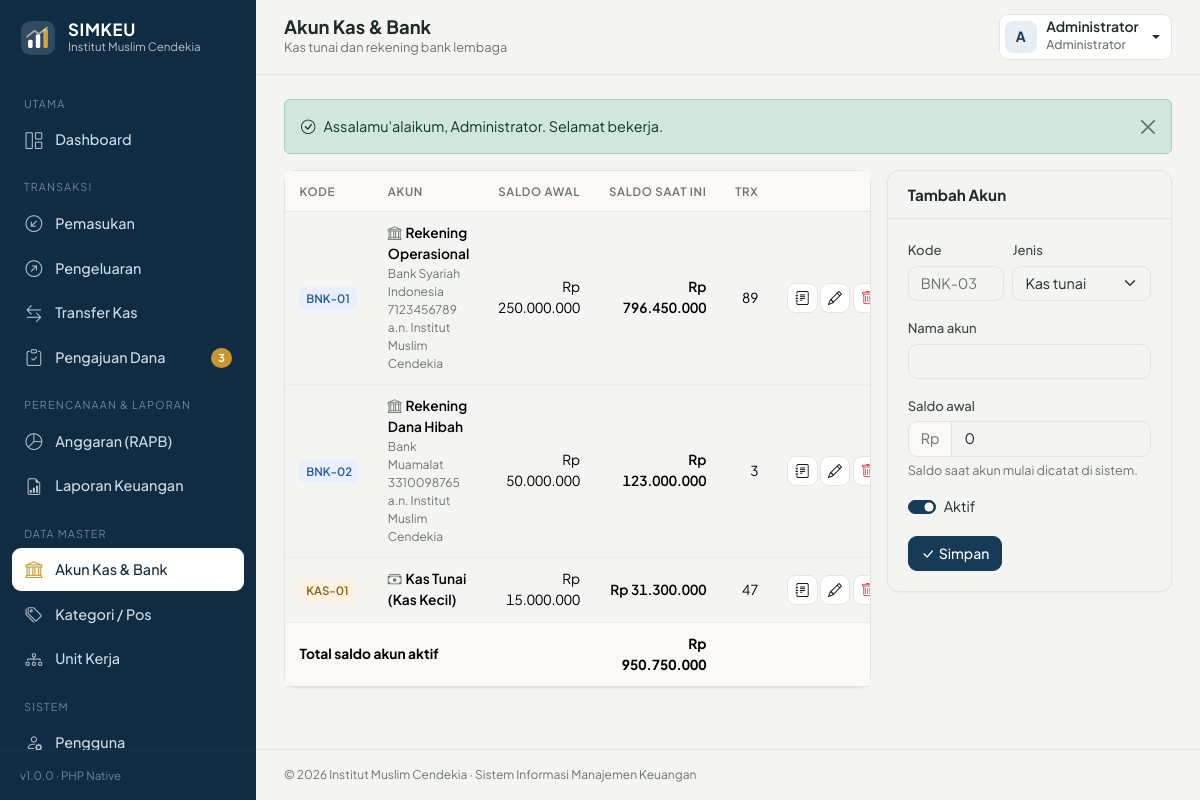
/index.php?page=akun_kas (signed in), run on the app's committed database.
### tables this page shows
CREATE TABLE akun_kas (
    id INT AUTO_INCREMENT PRIMARY KEY,
    kode VARCHAR(10) NOT NULL UNIQUE,
    nama VARCHAR(100) NOT NULL,
    jenis ENUM('kas','bank') NOT NULL DEFAULT 'kas',
    nama_bank VARCHAR(100) NULL,
    no_rekening VARCHAR(50) NULL,
    atas_nama VARCHAR(100) NULL,
    saldo_awal DECIMAL(15,2) NOT NULL DEFAULT 0,
    aktif TINYINT(1) NOT NULL DEFAULT 1
);

### index.php (called while the page is built, shortened)
<?php
$routes = [
    'dashboard'   => ['dashboard', 'dashboard'],
    'pemasukan'   => ['transaksi', 'transaksi.view'],
    'pengeluaran' => ['transaksi', 'transaksi.view'],
    'transfer'    => ['transfer', 'transaksi.view'],
    'bukti'       => ['bukti', 'transaksi.view'],
    'pengajuan'   => ['pengajuan', 'pengajuan.view'],
    'anggaran'    => ['anggaran', 'laporan'],
    'laporan'     => ['laporan', 'laporan'],
    'akun_kas'    => ['akun_kas', 'master'],
    'kategori'    => ['kategori', 'master'],
    'unit'        => ['unit', 'master'],
    'pengguna'    => ['pengguna', 'system'],
    'pengaturan'  => ['pengaturan', 'system'],
    'log'         => ['log', 'system'],
    'profil'      => ['profil', null],
];
$page = $_GET['page'] ?? home_page();
[$module, $perm] = $routes[$page];
require __DIR__ . '/modules/' . $module . '.php';

### config/db.php (called while the page is built, shortened)
<?php
function db(): PDO
{
    static $pdo = null;
    if ($pdo === null) {
        $dsn = 'mysql:host=' . DB_HOST . ';port=' . DB_PORT . ';dbname=' . DB_NAME . ';charset=utf8mb4';
        try {
            $pdo = new PDO($dsn, DB_USER, DB_PASS, [
                PDO::ATTR_ERRMODE            => PDO::ERRMODE_EXCEPTION,
                PDO::ATTR_DEFAULT_FETCH_MODE => PDO::FETCH_ASSOC,
                PDO::ATTR_EMULATE_PREPARES   => false,
            ]);
        } catch (PDOException $e) {
            http_response_code(500);
            die('<div style="font-family:sans-serif;padding:40px;color:#7f1d1d">
                <h3>Koneksi database gagal</h3>
                <p>Periksa pengaturan di <code>config/db.php</code> dan pastikan database <b>' . DB_NAME . '</b> sudah di-import dari <code>database/simkeu_db.sql</code>.</p>
                <small>' . htmlspecialchars($e->getMessage()) . '</small></div>');
        }
    }
    return $pdo;
}

### modules/akun_kas.php (the view, shortened to what this page needs)
<?php
$pdo = db();
$edit = null;
$edit = $edit ?: ['id' => 0, 'kode' => '', 'nama' => '', 'jenis' => 'kas', 'nama_bank' => '', 'no_rekening' => '', 'atas_nama' => '', 'saldo_awal' => 0, 'aktif' => 1];
$rows = $pdo->query('SELECT a.*, (SELECT COUNT(*) FROM transaksi WHERE akun_id = a.id OR akun_tujuan_id = a.id) trx FROM akun_kas a ORDER BY a.kode')->fetchAll();
$saldo = saldo_akun();
require ROOT_PATH . '/includes/header.php';
?>
<div class="row g-3">
    <div class="col-lg-8"><div class="card"><div class="table-responsive"><table class="table table-hover">
        <thead><tr><th>Kode</th><th>Akun</th><th class="text-end">Saldo Awal</th><th class="text-end">Saldo Saat Ini</th><th class="text-end">Trx</th><th></th></tr></thead>
        <tbody><?php foreach ($rows as $r): ?>
            <tr class="<?= $r['aktif'] ? '' : 'opacity-50' ?>">
                <td><span class="badge-soft <?= $r['jenis'] === 'bank' ? 'bs-blue' : 'bs-gold' ?>"><?= e($r['kode']) ?></span></td>
                <td><div class="fw-semibold"><i class="bi bi-<?= $r['jenis'] === 'bank' ? 'bank' : 'cash-stack' ?> me-1 text-muted"></i><?= e($r['nama']) ?><?= $r['aktif'] ? '' : ' <span class="badge-soft bs-gray">Nonaktif</span>' ?></div>
                    <?php if ($r['jenis'] === 'bank'): ?><div class="small text-muted"><?= e(trim($r['nama_bank'] . ' ' . $r['no_rekening'])) ?><?= $r['atas_nama'] ? ' a.n. ' . e($r['atas_nama']) : '' ?></div><?php endif; ?></td>
                <td class="text-end num"><?= rupiah($r['saldo_awal']) ?></td>
                <td class="text-end num fw-semibold"><?= rupiah($saldo[$r['id']]['saldo'] ?? $r['saldo_awal']) ?></td>
                <td class="text-end num"><?= $r['trx'] ?></td>
                <td class="table-actions">
                    <a href="<?= url('laporan', ['tab' => 'bukukas', 'akun' => $r['id']]) ?>" class="btn btn-light btn-sm" title="Buku kas"><i class="bi bi-journal-text"></i></a>
                    <a href="<?= url('akun_kas', ['id' => $r['id']]) ?>" class="btn btn-light btn-sm" title="Edit"><i class="bi bi-pencil"></i></a>
                    <form method="post" class="d-inline" data-confirm="Hapus akun <?= e($r['nama']) ?>?"><button class="btn btn-light btn-sm" title="Hapus"><i class="bi bi-trash text-danger"></i></button></form>
                </td>
            </tr>
        <?php endforeach; ?></tbody>
        <tfoot><tr><td colspan="3">Total saldo akun aktif</td><td class="text-end num"><?= rupiah(array_sum(array_column($saldo, 'saldo'))) ?></td><td colspan="2"></td></tr></tfoot>
    </table></div></div></div>
    <div class="col-lg-4"><div class="card">
        <div class="card-header"><h2><?= $edit['id'] ? 'Edit Akun' : 'Tambah Akun' ?></h2></div>
        <form method="post" class="card-body">
            <div class="row g-2 mb-3">
                <div class="col-5"><label class="form-label" for="kode">Kode</label><input id="kode" name="kode" class="form-control" maxlength="10" value="<?= e($edit['kode']) ?>" required placeholder="BNK-03"></div>
                <div class="col-7"><label class="form-label" for="jenis">Jenis</label><select id="jenis" name="jenis" class="form-select" onchange="document.getElementById('bankFields').hidden = this.value !== 'bank'"><option value="kas" <?= selected('kas', $edit['jenis']) ?>>Kas tunai</option><option value="bank" <?= selected('bank', $edit['jenis']) ?>>Rekening bank</option></select></div>
            </div>
            <div class="mb-3"><label class="form-label" for="nama">Nama akun</label><input id="nama" name="nama" class="form-control" maxlength="100" value="<?= e($edit['nama']) ?>" required></div>
            <div class="mb-3"><label class="form-label" for="sa">Saldo awal</label><div class="input-group"><span class="input-group-text">Rp</span><input id="sa" name="saldo_awal" class="form-control input-rupiah" inputmode="numeric" value="<?= (int)$edit['saldo_awal'] ?>"></div><div class="form-text">Saldo saat akun mulai dicatat di sistem.</div></div>
            <div class="form-check form-switch mb-3"><input class="form-check-input" type="checkbox" id="aktif" name="aktif" <?= $edit['aktif'] ? 'checked' : '' ?>><label class="form-check-label" for="aktif">Aktif</label></div>
            <div class="d-flex gap-2"><button class="btn btn-primary"><i class="bi bi-check-lg me-1"></i>Simpan</button><?php if ($edit['id']): ?><a href="<?= url('akun_kas') ?>" class="btn btn-light">Batal</a><?php endif; ?></div>
        </form>
    </div></div>
</div>
<?php require ROOT_PATH . '/includes/footer.php';

### assets/css/style.css (style rules this page uses)
:root { --zk-primary: #173B57; --zk-primary-600: #102C42; --zk-primary-50: #E6EEF4; --zk-gold: #C8962E; --zk-gold-50: #FBF3E2; --zk-bg: #F4F5F2; --zk-surface: #FFFFFF; --zk-border: #E6E3DA; --zk-text: #1F2A26; --zk-muted: #6B746F; --zk-danger: #B42318; --zk-success: #1E7A4C; --zk-success-50: #E5F3EB; --zk-radius: 12px; --sidebar-w: 256px; --bs-body-font-family: 'Plus Jakarta Sans', system-ui, -apple-system, 'Segoe UI', sans-serif; --bs-body-bg: var(--zk-bg); --bs-body-color: var(--zk-text); --bs-border-color: var(--zk-border); --bs-primary: var(--zk-primary); --bs-primary-rgb: 23, 59, 87; --bs-link-color: var(--zk-primary); --bs-link-hover-color: var(--zk-primary-600); --bs-secondary-color: var(--zk-muted); }
body { font-size: .9rem; -webkit-font-smoothing: antialiased; }
.text-muted { color: var(--zk-muted) !important; }
.tabular, .table td.num, .num { font-variant-numeric: tabular-nums; }
.btn { border-radius: 9px; font-weight: 500; font-size: .875rem; }
.btn-primary { --bs-btn-bg: var(--zk-primary); --bs-btn-border-color: var(--zk-primary); --bs-btn-hover-bg: var(--zk-primary-600); --bs-btn-hover-border-color: var(--zk-primary-600); --bs-btn-active-bg: var(--zk-primary-600); --bs-btn-disabled-bg: var(--zk-primary); --bs-btn-disabled-border-color: var(--zk-primary); }
.btn-light { --bs-btn-bg: #fff; --bs-btn-border-color: var(--zk-border); }
.form-control, .form-select, .input-group-text { border-radius: 9px; border-color: var(--zk-border); font-size: .9rem; }
.input-group > :not(:first-child) { border-top-left-radius: 0; border-bottom-left-radius: 0; }
.input-group > :not(:last-child) { border-top-right-radius: 0; border-bottom-right-radius: 0; }
.input-group-text { background: #FAF9F5; color: var(--zk-muted); }
.form-label { font-weight: 500; font-size: .82rem; color: #3D4843; margin-bottom: .35rem; }
.form-check-input:checked { background-color: var(--zk-primary); border-color: var(--zk-primary); }
.card { border: 1px solid var(--zk-border); border-radius: var(--zk-radius); box-shadow: 0 1px 2px rgba(31, 42, 38, .04); }
.card-header { background: transparent; border-bottom: 1px solid var(--zk-border); padding: .9rem 1.25rem; display: flex; align-items: center; gap: .5rem; flex-wrap: wrap; }
.card-header h2, .card-title-sm { font-size: .95rem; font-weight: 700; margin: 0; }
.card-body { padding: 1.25rem; }
.table { --bs-table-bg: transparent; margin: 0; font-size: .86rem; }
.table > thead th { font-size: .72rem; text-transform: uppercase; letter-spacing: .06em; color: var(--zk-muted); font-weight: 600; background: #FAF9F5; border-bottom: 1px solid var(--zk-border); white-space: nowrap; padding: .7rem .9rem; }
.table > tbody td { padding: .7rem .9rem; vertical-align: middle; border-color: #EFEDE6; }
.table tfoot td, .table tfoot th { font-weight: 700; background: #FAF9F5; padding: .7rem .9rem; }
.table-actions { white-space: nowrap; text-align: right; }
.table-actions .btn { padding: .2rem .45rem; }
.badge-soft { font-weight: 600; font-size: .72rem; padding: .35em .6em; border-radius: 6px; }
.bs-gold { background: var(--zk-gold-50); color: #8A6414; }
.bs-blue { background: #E8F0FB; color: #2759A5; }
.badge-soft { flex-shrink: 0; white-space: nowrap; }

### data on the page
akun_kas: kode "BNK-01", nama "Rekening Operasional", nama_bank+no_rekening "Bank Syariah Indonesia 7123456789", atas_nama "Institut Muslim Cendekia", saldo_awal "Rp 250.000.000", id "Rp 796.450.000", trx "89"
akun_kas: kode "BNK-02", nama "Rekening Dana Hibah", nama_bank+no_rekening "Bank Muamalat 3310098765", atas_nama "Institut Muslim Cendekia", saldo_awal "Rp 50.000.000", id "Rp 123.000.000", trx "3"
akun_kas: kode "KAS-01", nama "Kas Tunai (Kas Kecil)", saldo_awal "Rp 15.000.000", id "Rp 31.300.000", trx "47"

### other printed values
APP_NAME "SIMKEU"
setting('nama_lembaga', APP_DESC) "Institut Muslim Cendekia"
$m['header'] "UTAMA"
$m['label'] "Dashboard"
$m['header'] "TRANSAKSI"
$m['label'] "Pemasukan"
$m['label'] "Pengeluaran"
$m['label'] "Transfer Kas"
$m['label'] "Pengajuan Dana"
$m['header'] "PERENCANAAN & LAPORAN"
$m['label'] "Anggaran (RAPB)"
$m['label'] "Laporan Keuangan"
$m['header'] "DATA MASTER"
$m['label'] "Akun Kas & Bank"
$m['label'] "Kategori / Pos"
